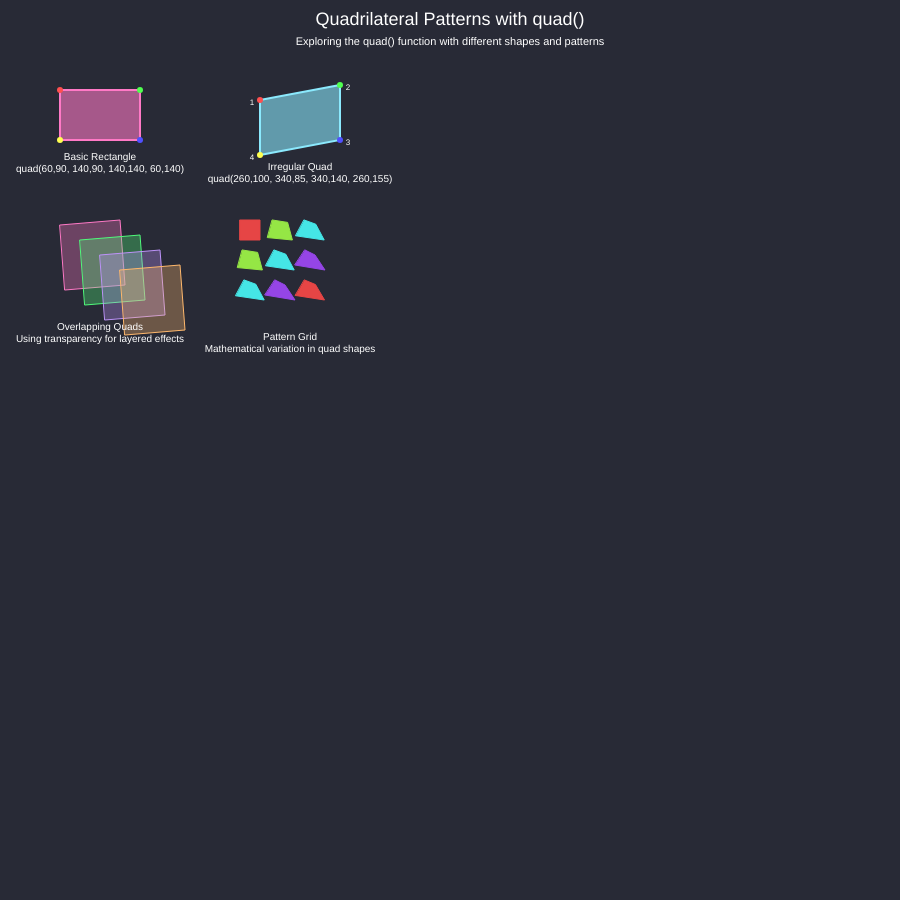
Frame 1 (no input)
Frame 2 (the mouse pressed at the canvas centre, redrawn once): identical to frame 1, image omitted

The p5.js sketch that drew this single still picture (run headless with seeded random() and noise() and a simulated clock; the mouse was pressed at the canvas centre and the sketch redrawn once):

// p5.js sketch
// ── sketch.js
function setup() {
  // Responsive square canvas (90% of the smaller window dimension)
  const s = min(windowWidth, windowHeight) * 0.9;
  createCanvas(s, s);
  noLoop(); // Static sketch demonstrating quad() patterns
}

function windowResized() {
  // Recalculate size at 80% for a bit more margin on resize
  const s = min(windowWidth, windowHeight) * 0.9;
  resizeCanvas(s, s);
  redraw(); // In case noLoop() was removed later, keep consistency
}

function draw() {
  background(40, 42, 54);

  // Title
  fill(255);
  textAlign(CENTER);
  textSize(18);
  text("Quadrilateral Patterns with quad()", width / 2, 25);

  textSize(11);
  text(
    "Exploring the quad() function with different shapes and patterns",
    width / 2,
    45
  );

  // Basic quad example (top-left)
  drawBasicQuad();

  // Irregular quad example (top-right)
  drawIrregularQuad();

  // Overlapping quads pattern (bottom-left)
  drawOverlappingQuads();

  // Animated-style quad pattern (bottom-right)
  drawPatternQuads();
}

function drawBasicQuad() {
  // Basic rectangular quad
  fill(255, 121, 198, 150);
  stroke(255, 121, 198);
  strokeWeight(2);

  // quad(x1, y1, x2, y2, x3, y3, x4, y4)
  // Starting from top-left, going clockwise
  quad(60, 90, 140, 90, 140, 140, 60, 140);

  // Labels
  fill(255);
  noStroke();
  textAlign(CENTER);
  textSize(10);
  text("Basic Rectangle", 100, 160);
  text("quad(60,90, 140,90, 140,140, 60,140)", 100, 172);

  // Corner indicators
  fill(255, 80, 80);
  circle(60, 90, 6); // Point 1
  fill(80, 255, 80);
  circle(140, 90, 6); // Point 2
  fill(80, 80, 255);
  circle(140, 140, 6); // Point 3
  fill(255, 255, 80);
  circle(60, 140, 6); // Point 4
}

function drawIrregularQuad() {
  // Irregular quadrilateral
  fill(139, 233, 253, 150);
  stroke(139, 233, 253);
  strokeWeight(2);

  // Irregular shape - parallelogram-like
  quad(260, 100, 340, 85, 340, 140, 260, 155);

  // Labels
  fill(255);
  noStroke();
  textAlign(CENTER);
  textSize(10);
  text("Irregular Quad", 300, 170);
  text("quad(260,100, 340,85, 340,140, 260,155)", 300, 182);

  // Corner indicators with numbers
  fill(255, 80, 80);
  circle(260, 100, 6);
  fill(80, 255, 80);
  circle(340, 85, 6);
  fill(80, 80, 255);
  circle(340, 140, 6);
  fill(255, 255, 80);
  circle(260, 155, 6);

  // Corner numbers
  fill(255);
  textSize(8);
  text("1", 252, 105);
  text("2", 348, 90);
  text("3", 348, 145);
  text("4", 252, 160);
}

function drawOverlappingQuads() {
  // Multiple overlapping quads with transparency
  let colors = [
    [255, 121, 198, 80], // Pink
    [80, 250, 123, 80], // Green
    [189, 147, 249, 80], // Purple
    [255, 184, 108, 80], // Orange
  ];

  strokeWeight(1);

  for (let i = 0; i < 4; i++) {
    fill(colors[i][0], colors[i][1], colors[i][2], colors[i][3]);
    stroke(colors[i][0], colors[i][1], colors[i][2]);

    let offsetX = i * 20;
    let offsetY = i * 15;

    quad(
      60 + offsetX,
      225 + offsetY,
      120 + offsetX,
      220 + offsetY,
      125 + offsetX,
      285 + offsetY,
      65 + offsetX,
      290 + offsetY
    );
  }

  // Labels
  fill(255);
  noStroke();
  textAlign(CENTER);
  textSize(10);
  text("Overlapping Quads", 100, 330);
  text("Using transparency for layered effects", 100, 342);
}

function drawPatternQuads() {
  // Grid of varied quads creating a pattern
  let cols = 3;
  let rows = 3;
  let spacing = 30;
  let startX = 240;
  let startY = 220;

  strokeWeight(1);

  for (let i = 0; i < cols; i++) {
    for (let j = 0; j < rows; j++) {
      let x = startX + i * spacing;
      let y = startY + j * spacing;

      // Vary the quad shape based on position
      let variation = sin((i + j) * 0.5) * 5;
      let hue = map(i + j, 0, cols + rows - 2, 0, 360);

      colorMode(HSB);
      fill(hue, 70, 90, 150);
      stroke(hue, 70, 90);

      // Create varied quad shapes
      quad(
        x + variation,
        y,
        x + 20 - variation,
        y + variation,
        x + 20 + variation,
        y + 20,
        x - variation,
        y + 20 - variation
      );
    }
  }

  colorMode(RGB);

  // Labels
  fill(255);
  noStroke();
  textAlign(CENTER);
  textSize(10);
  text("Pattern Grid", 290, 340);
  text("Mathematical variation in quad shapes", 290, 352);
}

// ── style.css
/* Minimal back button in top-left corner */
.back-btn {
  position: absolute;
  top: 16px;
  left: 16px;
  z-index: 10;
  text-decoration: none;
}
.back-btn svg {
  display: block;
  fill: none;
  stroke: #ffd700;
  transition: stroke 0.2s;
}
.back-btn:hover svg {
  stroke: #ffa500;
}
html,
body {
  margin: 0;
  padding: 0;
  display: grid;
  place-content: center center;
  height: 100vh;
  background: #0f0f23;
}

canvas {
  display: block;
  border: 3px solid #333;
  border-radius: 1em;
}
